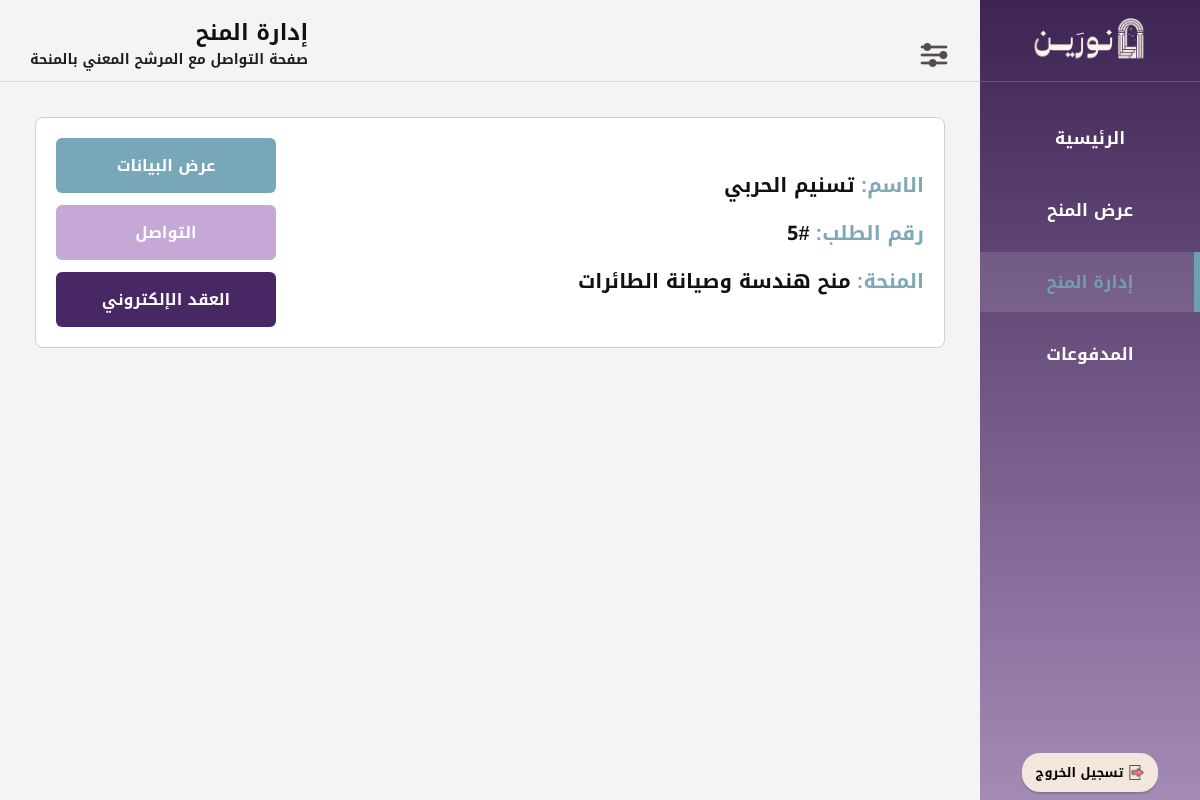
The page /Inv06_ManageScholarships.php (signed in) on the database as committed earlier.
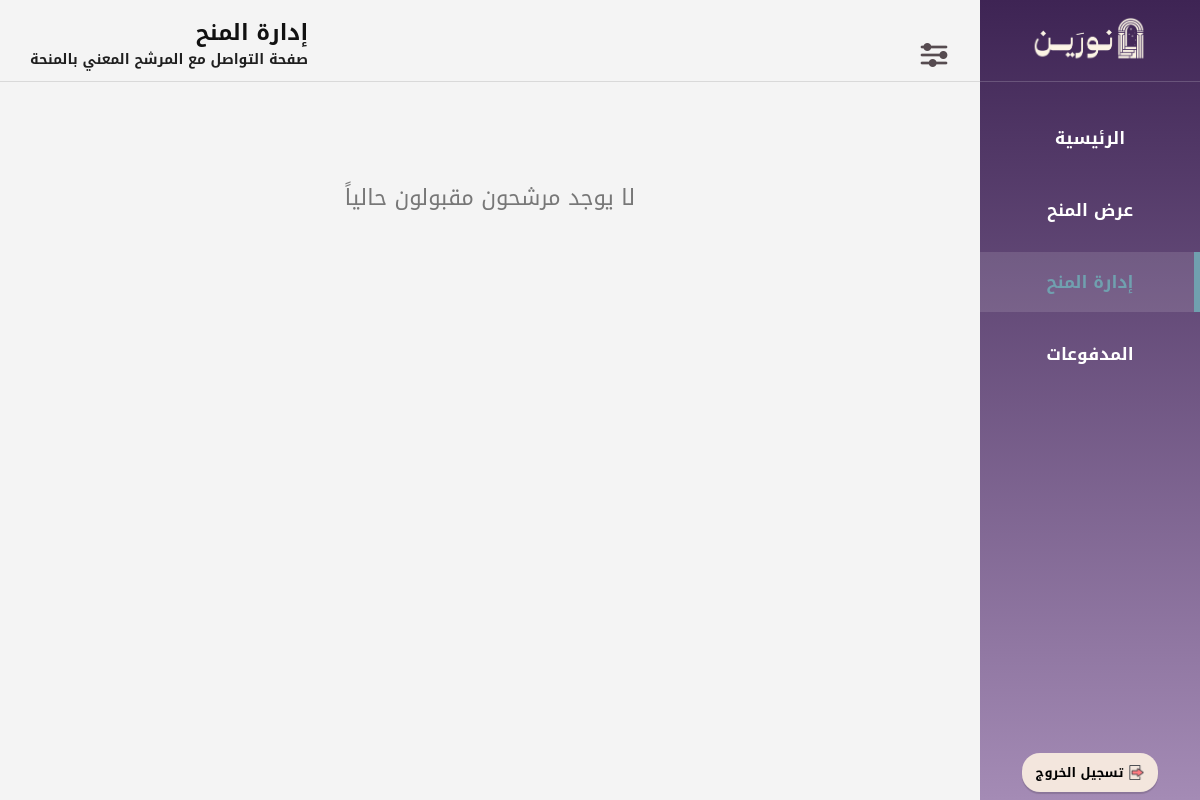
The same page on the database as committed later.
### tables this page shows
CREATE TABLE IF NOT EXISTS `scholarship_requests` (
  `request_id` int NOT NULL AUTO_INCREMENT,
  `scholarship_id` int NOT NULL,
  `bnf_id` int NOT NULL,
  `Submit_date` date NOT NULL,
  `request_status` enum('مقبول','مرفوض','تحت المراجعة','منتهي','ملغي') NOT NULL DEFAULT 'تحت المراجعة',
  `major_name` varchar(100) NOT NULL,
  `univ_name` varchar(100) NOT NULL,
  PRIMARY KEY (`request_id`),
  KEY `scholarship_id` (`scholarship_id`),
  KEY `bnf_id` (`bnf_id`)
);

CREATE TABLE IF NOT EXISTS `beneficiary` (
  `bnf_id` int NOT NULL AUTO_INCREMENT,
  `email` varchar(100) NOT NULL,
  `f_name` varchar(50) NOT NULL,
  `l_name` varchar(50) NOT NULL,
  `phone_num` varchar(15) NOT NULL,
  `password` varchar(255) NOT NULL,
  `degree_level` enum('ثانوي','بكالوريوس','ماجستير','') NOT NULL,
  `account_status` enum('نشط','محظور') NOT NULL DEFAULT 'نشط',
  `sch_field` varchar(100) NOT NULL,
  PRIMARY KEY (`bnf_id`),
  UNIQUE KEY `email` (`email`)
);

CREATE TABLE IF NOT EXISTS `scholarship_opps` (
  `scholarship_id` int NOT NULL AUTO_INCREMENT,
  `sch_field` enum('تقني وحوسبي','علوم طبيعية','صناعي وتشغيلي','ادراي','قانوني','اجتماعي وانساني','تصميمي','اقتصادي','إعلامي','بيئي','لوجيستي','صحي') NOT NULL,
  `inv_id` int NOT NULL,
  `sch_name` varchar(100) NOT NULL,
  `requirements` text NOT NULL,
  `study_level` enum('بكالوريوس','ماجستير','دكتوراه') NOT NULL,
  `Specializations` text NOT NULL,
  `app_deadline` datetime NOT NULL,
  PRIMARY KEY (`scholarship_id`),
  UNIQUE KEY `scholarship_id` (`scholarship_id`),
  KEY `field_filter` (`sch_field`),
  KEY `inv_id` (`inv_id`)
);

### Inv06_ManageScholarships.php (the view, shortened to what this page needs)
<?php
$con = mysqli_connect("localhost","root","","noreen");
mysqli_set_charset($con,"utf8mb4");
$inv_id=$_SESSION['inv_id'];
$sql="SELECT scholarship_requests.request_id,scholarship_requests.bnf_id,beneficiary.f_name,beneficiary.l_name,scholarship_opps.sch_name FROM scholarship_requests INNER JOIN scholarship_opps ON scholarship_requests.scholarship_id=scholarship_opps.scholarship_id INNER JOIN beneficiary ON scholarship_requests.bnf_id=beneficiary.bnf_id WHERE scholarship_opps.inv_id=? AND scholarship_requests.request_status='مقبول' ORDER BY scholarship_requests.request_id DESC";
$stmt=mysqli_prepare($con,$sql);
mysqli_stmt_bind_param($stmt,"i",$inv_id);
mysqli_stmt_execute($stmt);
$result=mysqli_stmt_get_result($stmt);
?>
<!DOCTYPE html>
<html lang="ar" dir="rtl">
<head>
<link rel="stylesheet" href="CSS01Layout.css?v=4">
</head>
<body>
<div class="layout">
<aside class="sidebar">
<div class="sidebar-top">
<div class="sidebar-logo">
<img src="شعار نورين.png" alt="نورين">
</div>
<ul class="sidebar-menu">
<li><a href="Inv00_MainPage.php">الرئيسية</a></li>
<li><a href="Inv04_CreateScholarship.php">عرض المنح</a></li>
<li><a href="Inv06_ManageScholarships.php" class="active">إدارة المنح</a></li>
<li><a href="Inv10_Payments.php">المدفوعات</a></li>
</ul>
</div>
<div class="sidebar-bottom">
<form action="logout.php" method="post">
<button type="submit" class="logout-btn">
<img src="ايقونة تسجيل الخروج.png" class="logout-icon">
<b>تسجيل الخروج</b>
</button>
</form>
</div>
</aside>
<div class="main-content">
<header class="header">
    <div class="page-heading">
<h1 class="page-title">إدارة المنح</h1>
<p class="page-description">صفحة التواصل مع المرشح المعني بالمنحة</p>
</div>
<div class="header-icons">
<div class="settings-dropdown">
<img src="ايقونة قائمة الاعدادات.png" class="menu-icon">
</div>
</div>
</header>
<div class="manage-page">
<?php if(mysqli_num_rows($result)>0): ?>
<?php while($row=mysqli_fetch_assoc($result)): ?>
<div class="accepted-card">
<div class="accepted-actions">
  <a href="Inv07_StudentDetails.php?request_id=<?php echo $row['request_id'];
  ?>" class="manage-btn btn-view">عرض البيانات</a>
<a href="Inv08_ContactBeneficiary.php?bnf_id=<?php echo $row['bnf_id']; ?>" class="manage-btn btn-contact">
    التواصل
</a>
<a href="Inv09_create_contract.php?request_id=<?php echo $row['request_id']; ?>" class="manage-btn btn-contract">
    العقد الإلكتروني
</a></div>
<div class="accepted-info">
<div class="accepted-line"><span class="accepted-label">الاسم:</span><?php echo htmlspecialchars($row['f_name'])." ".htmlspecialchars($row['l_name']); ?></div>
<div class="accepted-line"><span class="accepted-label">رقم الطلب:</span>#<?php echo htmlspecialchars($row['request_id']); ?></div>
<div class="accepted-line"><span class="accepted-label">المنحة:</span><?php echo htmlspecialchars($row['sch_name']); ?></div>
</div>
</div>
<?php endwhile; ?>
<?php else: ?>
<div class="empty-manage">لا يوجد مرشحون مقبولون حالياً</div>
<?php endif; ?>
</div>
</div>
</div>
</body>
</html>

Rows that differ between the two databases and show on the page:
no longer on this page (row edited): scholarship_requests: bnf.f_name "تسنيم", bnf.l_name "الحربي", request_id "5", scholarship.sch_name "منح هندسة وصيانة الطائرات"
Other text that changed with them:
text now shown: "لا يوجد مرشحون مقبولون حالياً"
